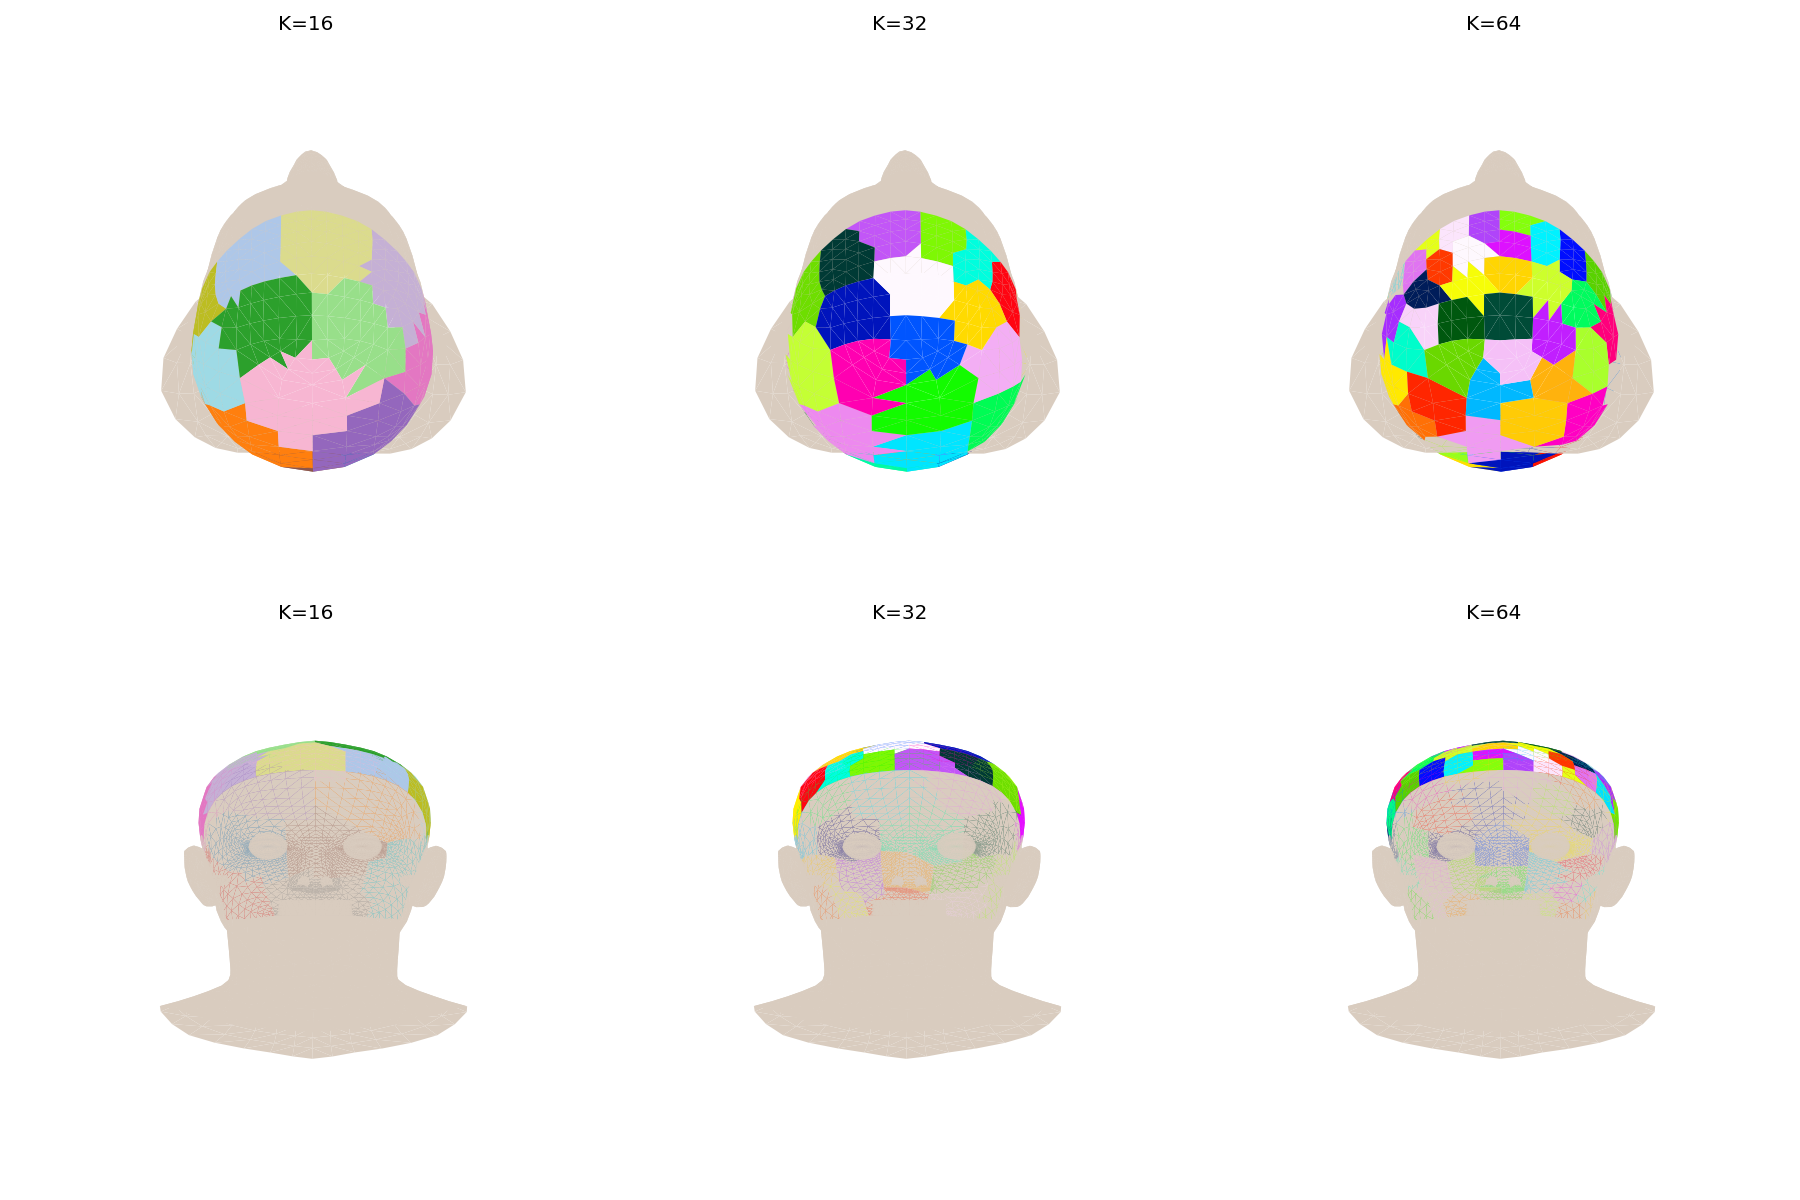

Write the Python code that produced this figure.
import numpy as np
import matplotlib
matplotlib.use("Agg")
import matplotlib.pyplot as plt
from mpl_toolkits.mplot3d.art3d import Poly3DCollection
from scipy.cluster.vq import kmeans2
from flame_model.flame import FlameHead

np.random.seed(0)

flame = FlameHead(shape_params=300, expr_params=100)
verts = flame.v_template.detach().cpu().numpy()   # (V, 3)
faces = flame.faces.detach().cpu().numpy()          # (F, 3)
hair_fid = flame.mask.f.hair.detach().cpu().numpy()

hair_faces = faces[hair_fid]                        # (Fh, 3)
centroids = verts[hair_faces].mean(axis=1)          # (Fh, 3) triangle centroids

print(f"hair faces: {len(hair_fid)}")

def plot_clusters(ax, labels, K, elev, azim):
    tris = verts[faces]
    other_mask = np.ones(faces.shape[0], dtype=bool)
    other_mask[hair_fid] = False
    other = Poly3DCollection(tris[other_mask], facecolor=(0.85, 0.8, 0.75), edgecolor='none', alpha=1.0)
    ax.add_collection3d(other)

    cmap = plt.get_cmap('tab20' if K <= 20 else 'gist_ncar')
    colors = cmap(np.linspace(0, 1, K))
    for k in range(K):
        sel = hair_fid[labels == k]
        if len(sel) == 0:
            continue
        coll = Poly3DCollection(tris[sel], facecolor=colors[k], edgecolor='none', alpha=1.0)
        ax.add_collection3d(coll)

    ax.set_xlim(verts[:,0].min(), verts[:,0].max())
    ax.set_ylim(verts[:,1].min(), verts[:,1].max())
    ax.set_zlim(verts[:,2].min(), verts[:,2].max())
    ax.view_init(elev=elev, azim=azim)
    ax.set_title(f"K={K}")
    ax.axis('off')
    try:
        ax.set_box_aspect((1,1,1))
    except Exception:
        pass

Ks = [16, 32, 64]
fig = plt.figure(figsize=(15, 10))
for i, K in enumerate(Ks):
    centroid_out, labels = kmeans2(centroids, K, minit='++', seed=0)

    ax_back = fig.add_subplot(2, len(Ks), i + 1, projection='3d')
    plot_clusters(ax_back, labels, K, elev=0, azim=90)   # back/crown view (matches earlier "front view" panel which showed the cap)

    ax_top = fig.add_subplot(2, len(Ks), len(Ks) + i + 1, projection='3d')
    plot_clusters(ax_top, labels, K, elev=90, azim=-90)  # top-down view

    # cluster size stats
    sizes = np.bincount(labels, minlength=K)
    print(f"K={K}: cluster size min={sizes.min()} max={sizes.max()} mean={sizes.mean():.1f}")

plt.tight_layout()
out_path = "/hdd2/hee_data/GaussianAvatars/dev/hair_avatars/phase1_strand_clustering.png"
plt.savefig(out_path, dpi=120)
print("saved to", out_path)
